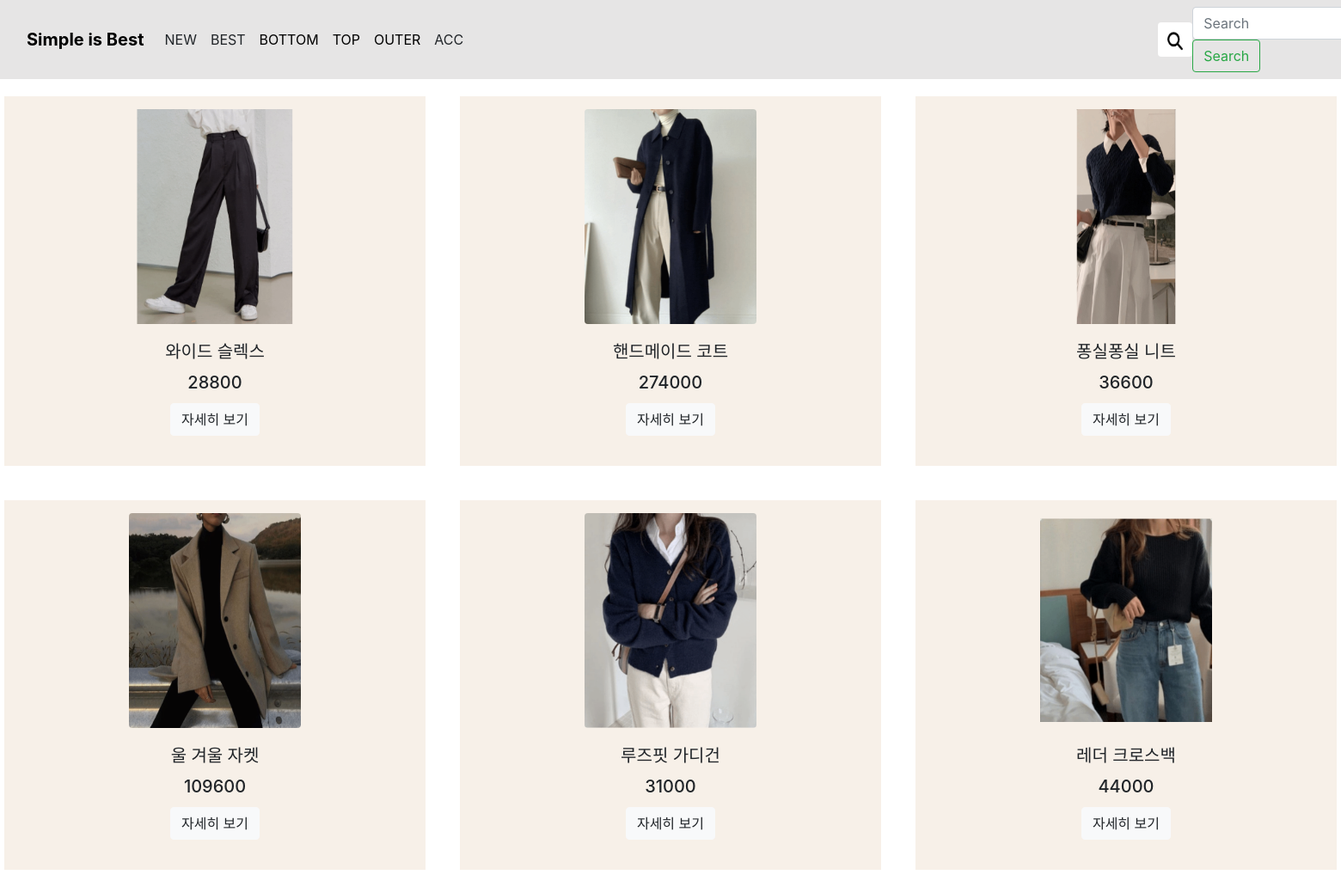
/board/list/, run on the app's committed database.
### board/models.py (models this page shows, shortened)
class Board(models.Model):
    subject = models.CharField(max_length=200)
    price = models.IntegerField(default=0)
    photo = models.ImageField(upload_to='shop/images/', default=timezone.now)
    category = models.CharField(max_length=50, blank=True)

### board/views.py (the view)
# urls.py: path('list/', views.list, name='list'),
def list(request):
    board_list = Board.objects.order_by('category')
    context = {'board_list': board_list}
    return render(request, 'board/board_list.html', context)

### templates/board/board_list.html (shortened to what this page needs)
<!DOCTYPE html>
<html lang="en">
<head>
  <link href="https://stackpath.bootstrapcdn.com/bootstrap/4.3.1/css/bootstrap.min.css" rel="stylesheet">
</head>
<body>
<nav class="navbar navbar-expand-lg bg-body-tertiary sticky-top">
  <div class="container-fluid">
    <a class="navbar-brand" href="/board/list/" style="color: black; text-decoration: none;">Simple is Best</a>
    <div class="collapse navbar-collapse" id="navbarNav">
      <ul class="navbar-nav">
        <li class="nav-item">
          <a class="nav-link active" aria-current="page">NEW</a>
        </li>
        <li class="nav-item">
          <a class="nav-link">BEST</a>
        </li>
        <li class="nav-item" >
            <a class="nav-link" href="/board/bottom/" style="color: black; text-decoration: none;">BOTTOM</a>
          </li>
          <li class="nav-item">
            <a class="nav-link" href="/board/top/" style="color: black; text-decoration: none;">TOP</a>
          </li>
          <li class="nav-item">
            <a class="nav-link" href="/board/outer/" style="color: black; text-decoration: none;">OUTER</a>
          </li>
        <li class="nav-item">
          <a class="nav-link">ACC</a>
        </li>
        <li class="nav-item">
          <img src="/media/shop/images/search.png" class="d-flex rounded" style="margin-left: 800px;">
        </li>
      </ul>
      <form class="form-inline ml-auto">
        <input class="form-control mr-sm-2" type="search" placeholder="Search" aria-label="Search">
        <button class="btn btn-outline-success my-2 my-sm-0" type="submit">Search</button>
      </form>
       </div>
    </div>
  </nav>
</body>
<body>
<div class="row" >
  {% for board in board_list %}
    <div class="col-5 text-center col-md-4" style=" background-color: rgb(247, 240, 232);">
      <img src="http://127.0.0.1:8000/media/{{ board.photo }}" class="img-fluid rounded mx-auto d-block" style="height: 250px; width: 200px;">
      <div class="card-body" >
        <h5 class="card-title">{{ board.subject }}</h5>
        <h5 class="card-title">{{ board.price }}</h5>
        <a href="/board/detail/{{ board.id }}" class="btn btn-light">자세히 보기</a>
      </div>
    </div>
  {% endfor %}
  </div>
  </body>
</html>

### templates/board/board_list.html (style rules this page uses)
* { box-sizing: border-box; }
.row::after { content: ""; clear: both; display: table; }
[class*="col-"] { float: left; padding: 15px; border: 20px solid white; }
.navbar { background-color: rgb(230, 229, 229); }
.navbar-brand { font-weight: bold; }
.nav-item img { width: 40px; height: 40px; }
.col-5 { width: 50%; }

### data on the page
Board: photo (picture), subject "와이드 슬렉스", price "28800"
Board: photo (picture), subject "핸드메이드 코트", price "274000"
Board: photo (picture), subject "퐁실퐁실 니트", price "36600"
Board: photo (picture), subject "울 겨울 자켓", price "109600"
Board: photo (picture), subject "루즈핏 가디건", price "31000"
Board: photo (picture), subject "레더 크로스백", price "44000"
